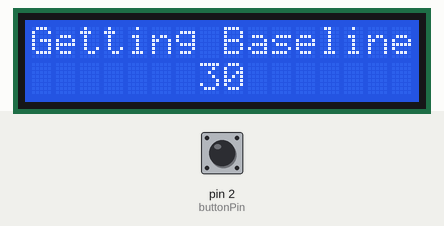
Simulated run of this sketch. Board: Arduino Uno, built with avr-gcc and run on an emulated ATmega328P. On the bench: 16×2 character LCD. The test bench sets the inputs (shaded band); at power-on: pin 2 (buttonPin) HIGH.

Above: at 1.1 s.
At 8.1 s:
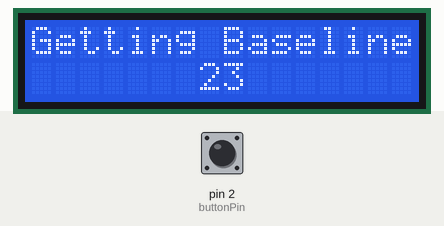
At 16.1 s:
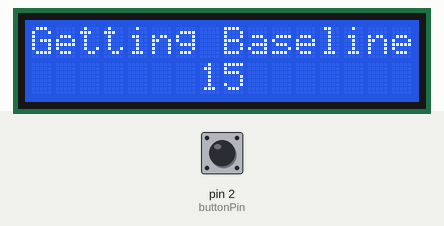
At 32.2 s:
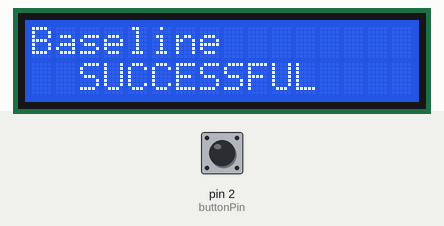
At 33.2 s:
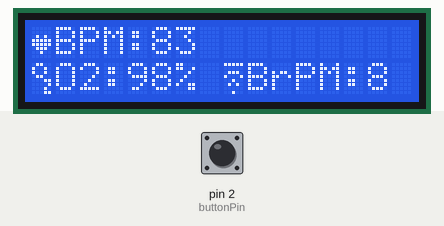
At 38.2 s:
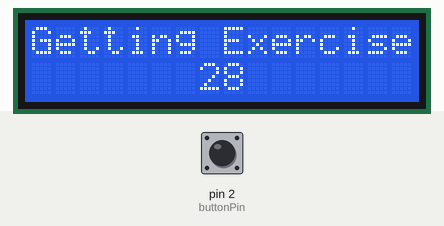

Measured:
- what the display in image 0 shows lasts 1.0 s, from 1.1 s to 2.1 s
- what the display in image 4 shows lasts 3.0 s, from 33.1 s to 36.1 s

The sketch:

lcd_screen.ino
```cpp
// #DEFINE s_heart_cc 2

// LCD1602 to Arduino Uno connection example
#include <LiquidCrystal.h>
LiquidCrystal lcd(12, 11, 10, 9, 8, 7);
byte bot[8] = {
  0b01110,
  0b01110,
  0b00100,
  0b11111,
  0b00100,
  0b00100,
  0b01010,
  0b10001
};
byte bot2[8] = {
  0b01110,
  0b01110,
  0b00100,
  0b11111,
  0b00100,
  0b00100,
  0b01010,
  0b01010
};
byte single_heart[8] = {
  0b00000,
  0b00000,
  0b01010,
  0b11111,
  0b11111,
  0b01110,
  0b00100,
  0b00000
};
byte o2_symb[8] ={

  0b01100,
  0b10010,
  0b10010,
  0b01100,
  0b00011,
  0b00001,
  0b00010,
  0b00011
};
byte breath_symb[8]={
  0b11111,
  0b00000,
  0b01110,
  0b10001,
  0b00100,
  0b01010,
  0b00000,
  0b00100
};

//button press
const int buttonPin = 2;  // the number of the pushbutton pin
int buttonState = 0;  // variable for reading the pushbutton status

void setup() {
  lcd.begin(16, 2);
  lcd.print("Initializing...");
  Serial.begin(9600);

  lcd.createChar(0,bot);
  lcd.createChar(1,bot2);
  lcd.createChar(2, single_heart);
  lcd.createChar(3, o2_symb);
  lcd.createChar(4, breath_symb);
  lcd.clear();


  // initialize the pushbutton pin as an input:
  pinMode(buttonPin, INPUT);
}


void loop() {
  delay(1000);
  bp_baseline();
  wait_for_bp();
  get_baseline_stats();
  delay(1000);
  show_stats(83,8,98);
  delay(3000);
  // cal_fault();
  // delay(1000);
  start_rec_ex();
  wait_for_bp();
  get_ex_stats();
  show_stats(103,11,97);
  wait_for_bp();
  get_f_level();
  while (true){
    //
  }
}

void wait_for_bp(){
  while (digitalRead(buttonPin) != HIGH ){
    delay(10);
  }
}
void bp_baseline(){
  lcd.clear();
  lcd.setCursor(0, 0);
  lcd.print("Press Button to");
  lcd.setCursor(0, 1);
  lcd.print("collect baseline");
}
void get_baseline_stats(){
  lcd.clear();
  lcd.setCursor(0, 0);
  lcd.print("Getting Baseline");

  for (int t = 30; t>=0; t--){
    lcd.setCursor(8, 1);
    lcd.print(" ");
    lcd.setCursor(7, 1);
    lcd.print(t);
    delay(1000);
  }

  lcd.clear();
  lcd.setCursor(0, 0); // column, row, starts at 0
  lcd.print("Baseline");
  lcd.setCursor(2,1);
  lcd.print("SUCCESSFUL");
}

void show_stats(int HR, int BrPM, int O2Sat){
  lcd.clear();

  //bpm
  lcd.setCursor(0, 0);
  lcd.write(byte(2)); //write heart
  lcd.setCursor(1, 0);
  lcd.print("BPM: ");
  lcd.setCursor(5, 0);
  lcd.print(HR);

  // 02Sat
  lcd.setCursor(0, 1);
  lcd.write(byte(3));
  lcd.setCursor(1, 1);
  lcd.print("O2: ");
  lcd.setCursor(4, 1);
  lcd.print(O2Sat);
  lcd.setCursor(6, 1);
  lcd.print("%");

  //BrPM
  lcd.setCursor(8, 1);
  lcd.write(byte(4));
  lcd.setCursor(9, 1);
  lcd.print("BrPM: ");
  lcd.setCursor(14, 1);
  lcd.print(BrPM);


}

void cal_fault(){
  lcd.clear();
  lcd.setCursor(0, 0);
  lcd.write("CALIBRATION");
  lcd.setCursor(4, 1);
  lcd.write("FAULT");
  delay(1000);

  lcd.clear();
  lcd.setCursor(0, 0);
  lcd.write("NO PULSE SIGNAL");
  lcd.setCursor(4, 1);
  lcd.write("DETECTED");

  delay(1000);
  lcd.clear();
  lcd.write("PRESS BUTTON TO");
  lcd.setCursor(4, 1);
  lcd.write("RESTART");

}

void start_rec_ex(){
  lcd.clear();
  lcd.setCursor(0, 0);
  lcd.write("Press button to");
  lcd.setCursor(0, 1);
  lcd.write("record exercise");
}

void get_ex_stats(){
  lcd.clear();
  lcd.setCursor(0, 0);
  lcd.print("Getting Exercise Stats");

  for (int t = 30; t>=0; t--){
    lcd.setCursor(8, 1);
    lcd.print(" ");
    lcd.setCursor(7, 1);
    lcd.print(t);
    delay(1000);
  }

  lcd.clear();
  lcd.setCursor(2, 0); // column, row, starts at 0
  lcd.print("Data Collection Complete");
}

void get_f_level(){
  lcd.clear();
  lcd.setCursor(0, 0);
  lcd.print("Determining Your");
  lcd.setCursor(1, 1);
  lcd.print("Intensity Level");

  delay(3000);

  lcd.clear();
  lcd.setCursor(0, 0);
  lcd.print("Intensity Level is:");
  lcd.setCursor(6, 1);
  lcd.print("HIGH");

}
```
